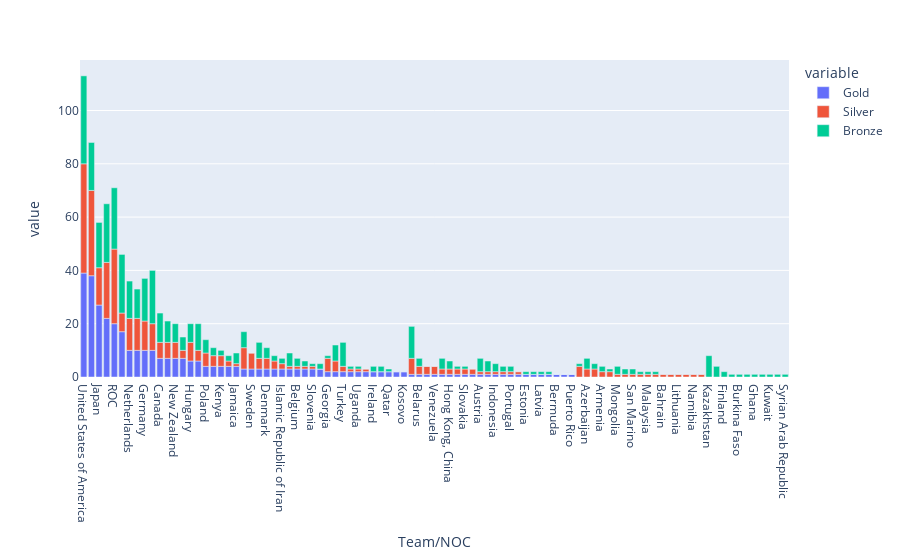

The notebook cell saved with this chart:
### Code cell
fig4=px.bar(df4, x="Team/NOC", y=["Gold", 'Silver', 'Bronze'])
fig4.show()

### Figure 1 — Plotly figure (JSON) as saved in the notebook; plotly's stock layout.template omitted (floating-point values rounded to 4 significant figures)
{"data": [{"alignmentgroup": "True", "hovertemplate": "variable=Gold<br>Team/NOC=%{x}<br>value=%{y}<extra></extra>", "legendgroup": "Gold", "marker": {"color": "#636efa", "pattern": {"shape": ""}}, "name": "Gold", "offsetgroup": "Gold", "orientation": "v", "showlegend": true, "textposition": "auto", "type": "bar", "x": ["United States of America", "People's Republic of China", "Japan", "Great Britain", "ROC", "Australia", "Netherlands", "France", "Germany", "Italy", "Canada", "Brazil", "New Zealand", "Cuba", "Hungary", "Republic of Korea", "Poland", "Czech Republic", "Kenya", "Norway", "Jamaica", "Spain", "Sweden", "Switzerland", "Denmark", "Croatia", "Islamic Republic of Iran", "Serbia", "Belgium", "Bulgaria", "Slovenia", "Uzbekistan", "Georgia", "Chinese Taipei", "Turkey", "Greece", "Uganda", "Ecuador", "Ireland", "Israel", "Qatar", "Bahamas", "Kosovo", "Ukraine", "Belarus", "Romania", "Venezuela", "India", "Hong Kong, China", "Philippines", "Slovakia", "South Africa", "Austria", "Egypt", "Indonesia", "Ethiopia", "Portugal", "Tunisia", "Estonia", "Fiji", "Latvia", "Thailand", "Bermuda", "Morocco", "Puerto Rico", "Colombia", "Azerbaijan", "Dominican Republic", "Armenia", "Kyrgyzstan", "Mongolia", "Argentina", "San Marino", "Jordan", "Malaysia", "Nigeria", "Bahrain", "Saudi Arabia", "Lithuania", "North Macedonia", "Namibia", "Turkmenistan", "Kazakhstan", "Mexico", "Finland", "Botswana", "Burkina Faso", "Côte d'Ivoire", "Ghana", "Grenada", "Kuwait", "Republic of Moldova", "Syrian Arab Republic"], "xaxis": "x", "y": [39, 38, 27, 22, 20, 17, 10, 10, 10, 10, 7, 7, 7, 7, 6, 6, 4, 4, 4, 4, 4, 3, 3, 3, 3, 3, 3, 3, 3, 3, 3, 3, 2, 2, 2, 2, 2, 2, 2, 2, 2, 2, 2, 1, 1, 1, 1, 1, 1, 1, 1, 1, 1, 1, 1, 1, 1, 1, 1, 1, 1, 1, 1, 1, 1, 0, 0, 0, 0, 0, 0, 0, 0, 0, 0, 0, 0, 0, 0, 0, 0, 0, 0, 0, 0, 0, 0, 0, 0, 0, 0, 0, 0], "yaxis": "y"}, {"alignmentgroup": "True", "hovertemplate": "variable=Silver<br>Team/NOC=%{x}<br>value=%{y}<extra></extra>", "legendgroup": "Silver", "marker": {"color": "#EF553B", "pattern": {"shape": ""}}, "name": "Silver", "offsetgroup": "Silver", "orientation": "v", "showlegend": true, "textposition": "auto", "type": "bar", "x": ["United States of America", "People's Republic of China", "Japan", "Great Britain", "ROC", "Australia", "Netherlands", "France", "Germany", "Italy", "Canada", "Brazil", "New Zealand", "Cuba", "Hungary", "Republic of Korea", "Poland", "Czech Republic", "Kenya", "Norway", "Jamaica", "Spain", "Sweden", "Switzerland", "Denmark", "Croatia", "Islamic Republic of Iran", "Serbia", "Belgium", "Bulgaria", "Slovenia", "Uzbekistan", "Georgia", "Chinese Taipei", "Turkey", "Greece", "Uganda", "Ecuador", "Ireland", "Israel", "Qatar", "Bahamas", "Kosovo", "Ukraine", "Belarus", "Romania", "Venezuela", "India", "Hong Kong, China", "Philippines", "Slovakia", "South Africa", "Austria", "Egypt", "Indonesia", "Ethiopia", "Portugal", "Tunisia", "Estonia", "Fiji", "Latvia", "Thailand", "Bermuda", "Morocco", "Puerto Rico", "Colombia", "Azerbaijan", "Dominican Republic", "Armenia", "Kyrgyzstan", "Mongolia", "Argentina", "San Marino", "Jordan", "Malaysia", "Nigeria", "Bahrain", "Saudi Arabia", "Lithuania", "North Macedonia", "Namibia", "Turkmenistan", "Kazakhstan", "Mexico", "Finland", "Botswana", "Burkina Faso", "Côte d'Ivoire", "Ghana", "Grenada", "Kuwait", "Republic of Moldova", "Syrian Arab Republic"], "xaxis": "x", "y": [41, 32, 14, 21, 28, 7, 12, 12, 11, 10, 6, 6, 6, 3, 7, 4, 5, 4, 4, 2, 1, 8, 6, 4, 4, 3, 2, 1, 1, 1, 1, 0, 5, 4, 2, 1, 1, 1, 0, 0, 0, 0, 0, 6, 3, 3, 3, 2, 2, 2, 2, 2, 1, 1, 1, 1, 1, 1, 0, 0, 0, 0, 0, 0, 0, 4, 3, 3, 2, 2, 1, 1, 1, 1, 1, 1, 1, 1, 1, 1, 1, 1, 0, 0, 0, 0, 0, 0, 0, 0, 0, 0, 0], "yaxis": "y"}, {"alignmentgroup": "True", "hovertemplate": "variable=Bronze<br>Team/NOC=%{x}<br>value=%{y}<extra></extra>", "legendgroup": "Bronze", "marker": {"color": "#00cc96", "pattern": {"shape": ""}}, "name": "Bronze", "offsetgroup": "Bronze", "orientation": "v", "showlegend": true, "textposition": "auto", "type": "bar", "x": ["United States of America", "People's Republic of China", "Japan", "Great Britain", "ROC", "Australia", "Netherlands", "France", "Germany", "Italy", "Canada", "Brazil", "New Zealand", "Cuba", "Hungary", "Republic of Korea", "Poland", "Czech Republic", "Kenya", "Norway", "Jamaica", "Spain", "Sweden", "Switzerland", "Denmark", "Croatia", "Islamic Republic of Iran", "Serbia", "Belgium", "Bulgaria", "Slovenia", "Uzbekistan", "Georgia", "Chinese Taipei", "Turkey", "Greece", "Uganda", "Ecuador", "Ireland", "Israel", "Qatar", "Bahamas", "Kosovo", "Ukraine", "Belarus", "Romania", "Venezuela", "India", "Hong Kong, China", "Philippines", "Slovakia", "South Africa", "Austria", "Egypt", "Indonesia", "Ethiopia", "Portugal", "Tunisia", "Estonia", "Fiji", "Latvia", "Thailand", "Bermuda", "Morocco", "Puerto Rico", "Colombia", "Azerbaijan", "Dominican Republic", "Armenia", "Kyrgyzstan", "Mongolia", "Argentina", "San Marino", "Jordan", "Malaysia", "Nigeria", "Bahrain", "Saudi Arabia", "Lithuania", "North Macedonia", "Namibia", "Turkmenistan", "Kazakhstan", "Mexico", "Finland", "Botswana", "Burkina Faso", "Côte d'Ivoire", "Ghana", "Grenada", "Kuwait", "Republic of Moldova", "Syrian Arab Republic"], "xaxis": "x", "y": [33, 18, 17, 22, 23, 22, 14, 11, 16, 20, 11, 8, 7, 5, 7, 10, 5, 3, 2, 2, 4, 6, 0, 6, 4, 2, 2, 5, 3, 2, 1, 2, 1, 6, 9, 1, 1, 0, 2, 2, 1, 0, 0, 12, 3, 0, 0, 4, 3, 1, 1, 0, 5, 4, 3, 2, 2, 0, 1, 1, 1, 1, 0, 0, 0, 1, 4, 2, 2, 1, 3, 2, 2, 1, 1, 1, 0, 0, 0, 0, 0, 0, 8, 4, 2, 1, 1, 1, 1, 1, 1, 1, 1], "yaxis": "y"}], "layout": {"barmode": "relative", "legend": {"title": {"text": "variable"}, "tracegroupgap": 0}, "margin": {"t": 60}, "xaxis": {"anchor": "y", "domain": [0, 1], "title": {"text": "Team/NOC"}}, "yaxis": {"anchor": "x", "domain": [0, 1], "title": {"text": "value"}}}}
